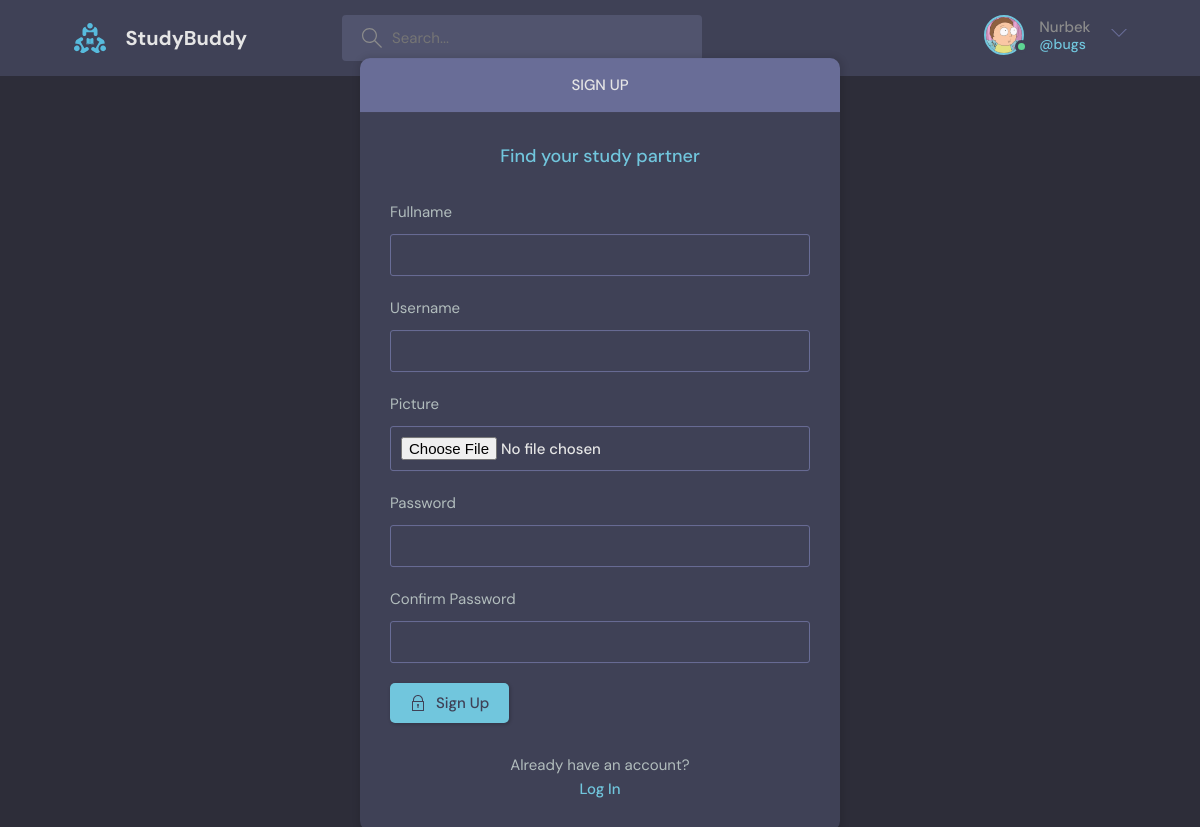
Page /register/ (signed in) on the committed database.
### base/models.py (models this page shows)
class User(AbstractUser):
    full_name = models.CharField(("fullname"), max_length=100)
    picture = models.ImageField(
        ("picture"), upload_to='profile/pictures', default='profile/pictures/avatar.gif', null=True)
    about = models.TextField('about', max_length=255)

### base/views.py (the view, shortened to what this page needs)
# urls.py: path('register/', registration_user, name='register'),
def registration_user(request):
    form = CustomUserForm()
    return render(request, 'base/registration.html', {'form': form})

### base/forms.py
class CustomUserForm(UserCreationForm):
    class Meta:
        model = User
        fields = ['full_name', 'picture', 'username',
                  'email', 'about', 'password1', 'password2']

### templates/base/registration.html (shortened to what this page needs)
{% extends "base/main.html" %}
{% load static %}
{% block content %}
<main class="auth layout">
  <div class="container">
    <div class="layout__box">
      <div class="layout__boxHeader">
        <div class="layout__boxTitle">
          <h3>Sign up</h3>
        </div>
      </div>
      <div class="layout__body">
        <h2 class="auth__tagline">Find your study partner</h2>
        <form class="form" action="#" method='post' enctype='multipart/data'>
          <div class="form__group form__group">
            <label for="fullname">{{form.full_name.label}}</label>
            {{form.full_name}}
          </div>
          <div class="form__group form__group">
            <label for="room_name">{{form.username.label}}</label>
            {{form.username}}
          </div>
          <div class="form__group form__group">
            <label for="room_name">{{form.picture.label}}</label>
            {{form.picture}}
          </div>
          <div class="form__group">
            <label for="password">{{form.password1.label}}</label>
            {{form.password1}}
          </div>
          <div class="form__group">
            <label for="confirm_password">Confirm Password</label>
            {{form.password2}}
          </div>
          <button class="btn btn--main" type="submit">
            Sign Up
          </button>
        </form>
        <div class="auth__action">
          <p>Already have an account?</p>
          <a href="{% url 'login' %}" class="btn btn--link">Log In</a>
        </div>
      </div>
    </div>
  </div>
</main>
{% endblock content %}

### templates/base/navbar.html (shortened to what this page needs)
{% load static %}
<header class="header header--loggedIn">
      <div class="container">
        <a href="{% url 'home' %}" class="header__logo">
          <img src="{% static 'assets/logo.svg' %}" />
          <h1>StudyBuddy</h1>
        </a>
        <form method="get" action="{% url 'home' %}" class="header__search">
          <label>
             <input type="text" name="search" placeholder="Search...">
          </label>
        </form>
        <nav class="header__menu">
        {% if request.user.is_authenticated %}
          <div class="header__user">
            <a href={% url 'profile' user.pk %}>
              <div class="avatar avatar--medium active">
            {% if user.picture %}
                <img src="{{request.user.picture.url}}" />
             {% else %}
                <img src="{% static 'img/avatar.gif' %}" />
              {% endif %}
              </div>
              <p>{{ request.user.full_name  }} <span>@{{ request.user.username }}</span></p>
            </a>
            <button class="dropdown-button">
              <svg version="1.1" xmlns="http://www.w3.org/2000/svg" width="32" height="32" viewBox="0 0 32 32">
                <title>chevron-down</title>
                <path d="M16 21l-13-13h-3l16 16 16-16h-3l-13 13z"></path>
              </svg>
            </button>
          </div>
        {% else %}
         <a href="{% url 'login' %}">
            <img src="{% static 'assets/avatar.svg' %}" />
            <p>Login</p>
         </a>
        {% endif %}
        </nav>
      </div>
    </header>

### rows in the picture
User: user.picture (picture), user.full_name "Nurbek", user.username "bugs"
